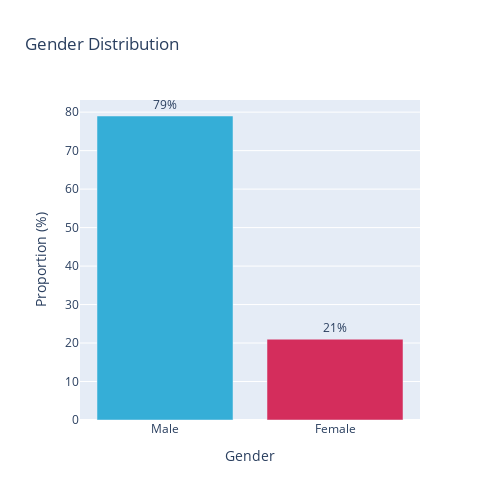

Write notebook code for a chart like this one.
### Markdown cell above
Visualizing Gender Distribution through bar chart

### Code cell
# Calculate the gender distribution in percentage
gender_dist = df['Sex_M'].value_counts(normalize=True) * 100
gender_dist.index = ['Male', 'Female']
gender_dist = gender_dist.round(1)  # Round to one decimal place

# Plot the gender distribution using Plotly
fig = px.bar(
    gender_dist,
    x=gender_dist.index,
    y=gender_dist.values,
    title='Gender Distribution',
    labels={'x': 'Gender', 'y': 'Proportion (%)'},
    color=gender_dist.index,
    color_discrete_sequence=['#35AED7', '#D42D5C']
)

# Add text labels on the bars
fig.update_traces(texttemplate='%{y}%', textposition='outside')

# Update layout
fig.update_layout(
    xaxis_title='Gender',
    yaxis_title='Proportion (%)',
    showlegend=False
)
fig.update_layout(width=500, height=500)
fig.show()

# Export the figure as an HTML file
pio.write_html(fig, file='Outputs/visuals/gender_dist.html')

### Figure 1 — Plotly figure (JSON) as saved in the notebook; plotly's stock layout.template omitted (floating-point values rounded to 4 significant figures)
{"data": [{"alignmentgroup": "True", "hovertemplate": "index=%{x}<br>Proportion (%)=%{y}<extra></extra>", "legendgroup": "Male", "marker": {"color": "#35AED7", "pattern": {"shape": ""}}, "name": "Male", "offsetgroup": "Male", "orientation": "v", "showlegend": true, "textposition": "outside", "texttemplate": "%{y}%", "type": "bar", "x": ["Male"], "xaxis": "x", "y": [79], "yaxis": "y"}, {"alignmentgroup": "True", "hovertemplate": "index=%{x}<br>Proportion (%)=%{y}<extra></extra>", "legendgroup": "Female", "marker": {"color": "#D42D5C", "pattern": {"shape": ""}}, "name": "Female", "offsetgroup": "Female", "orientation": "v", "showlegend": true, "textposition": "outside", "texttemplate": "%{y}%", "type": "bar", "x": ["Female"], "xaxis": "x", "y": [21], "yaxis": "y"}], "layout": {"barmode": "relative", "height": 500, "legend": {"title": {"text": "index"}, "tracegroupgap": 0}, "showlegend": false, "title": {"text": "Gender Distribution"}, "width": 500, "xaxis": {"anchor": "y", "categoryarray": ["Male", "Female"], "categoryorder": "array", "domain": [0, 1], "title": {"text": "Gender"}}, "yaxis": {"anchor": "x", "domain": [0, 1], "title": {"text": "Proportion (%)"}}}}
